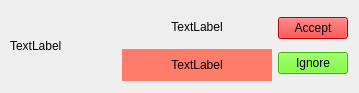
<?xml version="1.0" encoding="UTF-8"?>
<ui version="4.0">
 <class>ApplyView</class>
 <widget class="QWidget" name="ApplyView">
  <property name="geometry">
   <rect>
    <x>0</x>
    <y>0</y>
    <width>359</width>
    <height>93</height>
   </rect>
  </property>
  <property name="windowTitle">
   <string>Form</string>
  </property>
  <widget class="QWidget" name="layoutWidget">
   <property name="geometry">
    <rect>
     <x>10</x>
     <y>10</y>
     <width>338</width>
     <height>71</height>
    </rect>
   </property>
   <layout class="QHBoxLayout" name="horizontalLayout">
    <item>
     <widget class="QLabel" name="label_Prof">
      <property name="minimumSize">
       <size>
        <width>100</width>
        <height>0</height>
       </size>
      </property>
      <property name="text">
       <string>TextLabel</string>
      </property>
     </widget>
    </item>
    <item>
     <layout class="QVBoxLayout" name="verticalLayout">
      <item>
       <widget class="QLabel" name="label_Name">
        <property name="minimumSize">
         <size>
          <width>150</width>
          <height>0</height>
         </size>
        </property>
        <property name="text">
         <string>TextLabel</string>
        </property>
        <property name="alignment">
         <set>Qt::AlignCenter</set>
        </property>
       </widget>
      </item>
      <item>
       <widget class="QLabel" name="label_Status">
        <property name="minimumSize">
         <size>
          <width>100</width>
          <height>0</height>
         </size>
        </property>
        <property name="styleSheet">
         <string notr="true">background-color: rgb(255, 123, 106);</string>
        </property>
        <property name="text">
         <string>&lt;html&gt;&lt;head/&gt;&lt;body&gt;&lt;p&gt;&lt;span style=&quot; color:#000000;&quot;&gt;TextLabel&lt;/span&gt;&lt;/p&gt;&lt;/body&gt;&lt;/html&gt;</string>
        </property>
        <property name="alignment">
         <set>Qt::AlignCenter</set>
        </property>
       </widget>
      </item>
     </layout>
    </item>
    <item>
     <layout class="QVBoxLayout" name="verticalLayout_2">
      <item>
       <widget class="QPushButton" name="pushButton_Accept">
        <property name="maximumSize">
         <size>
          <width>70</width>
          <height>16777215</height>
         </size>
        </property>
        <property name="styleSheet">
         <string notr="true">background-color: rgb(255, 0, 0);</string>
        </property>
        <property name="text">
         <string>Accept</string>
        </property>
       </widget>
      </item>
      <item>
       <widget class="QPushButton" name="pushButton_Ignore">
        <property name="maximumSize">
         <size>
          <width>70</width>
          <height>16777215</height>
         </size>
        </property>
        <property name="styleSheet">
         <string notr="true">background-color: rgb(85, 255, 0);</string>
        </property>
        <property name="text">
         <string>Ignore</string>
        </property>
       </widget>
      </item>
     </layout>
    </item>
   </layout>
  </widget>
 </widget>
 <resources/>
 <connections/>
</ui>
